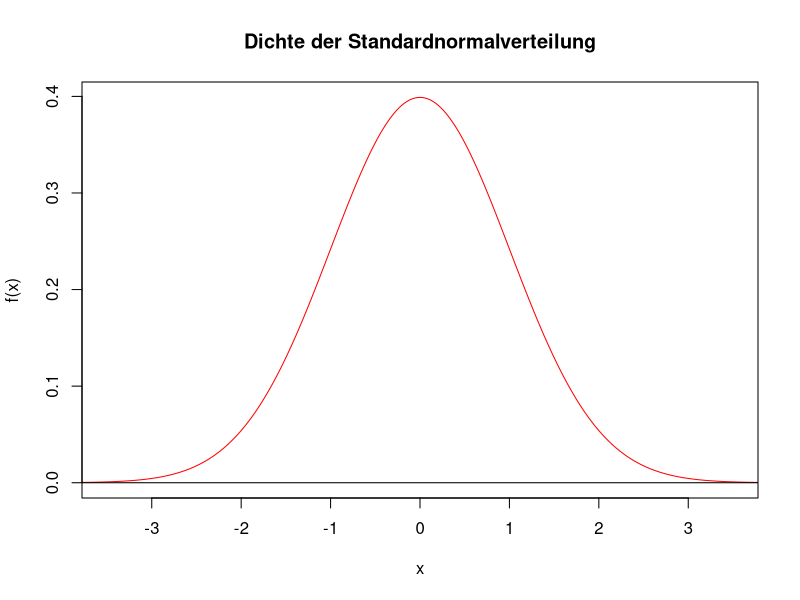
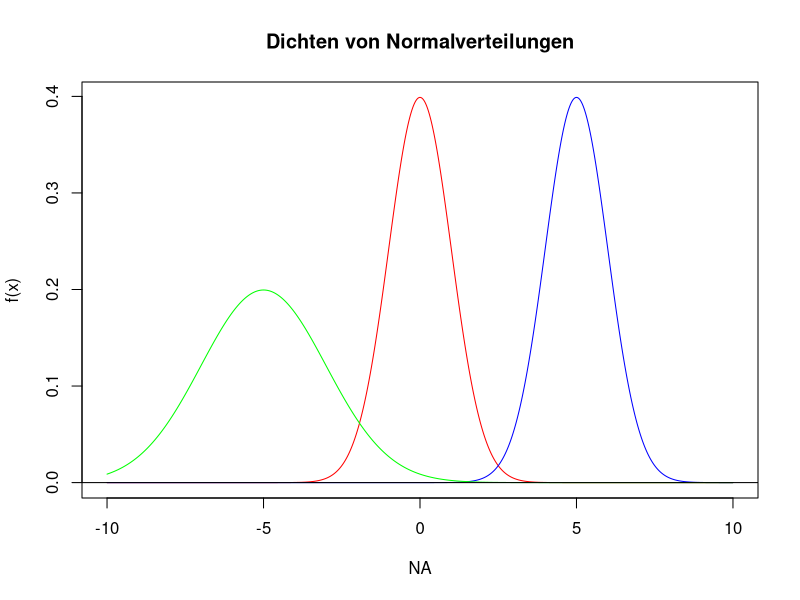
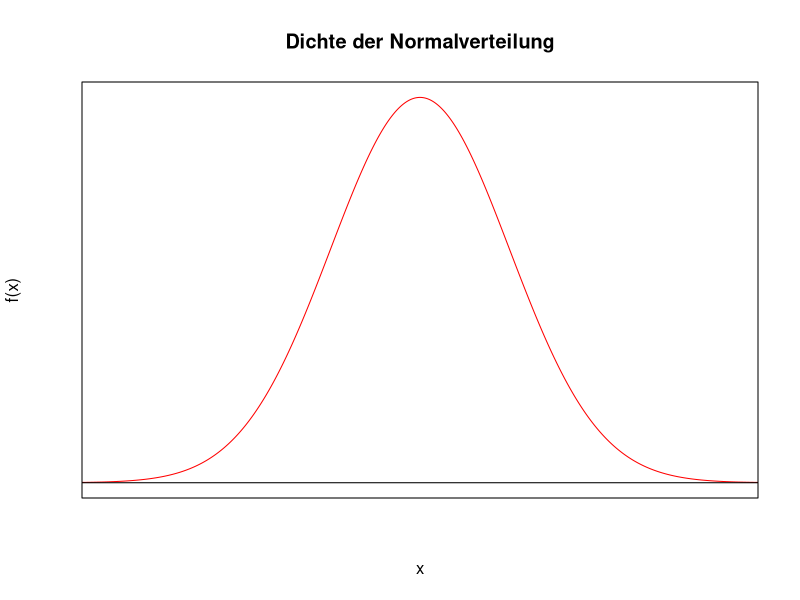
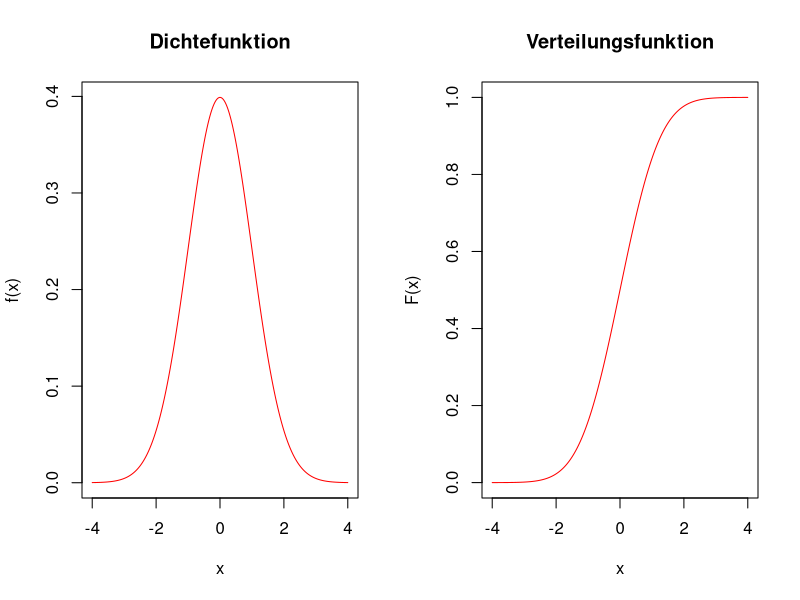
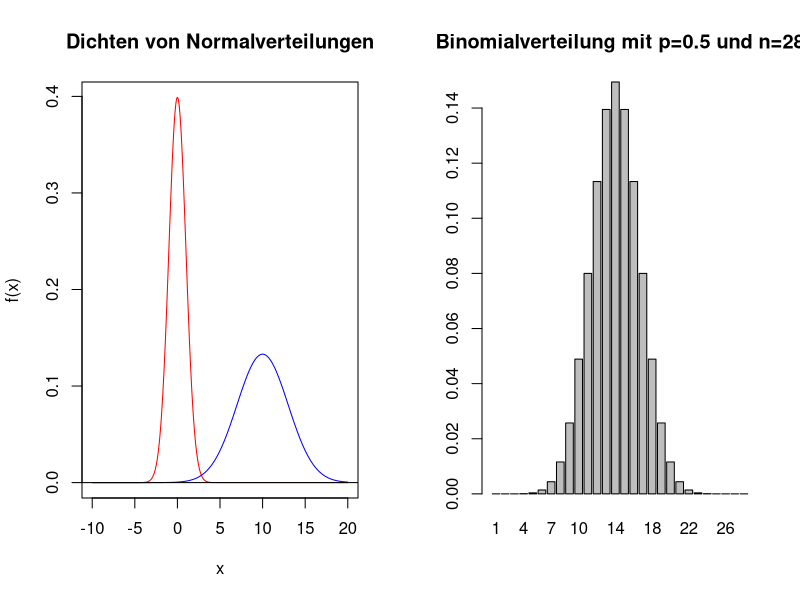
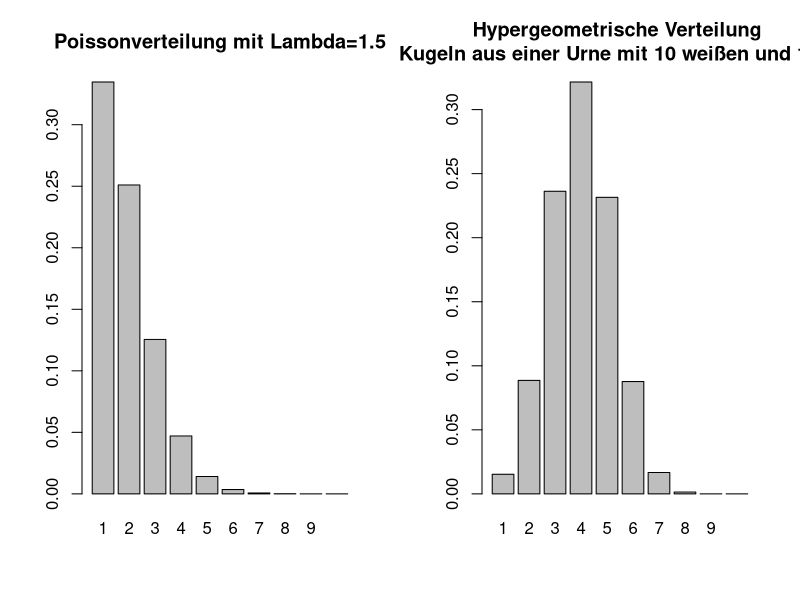
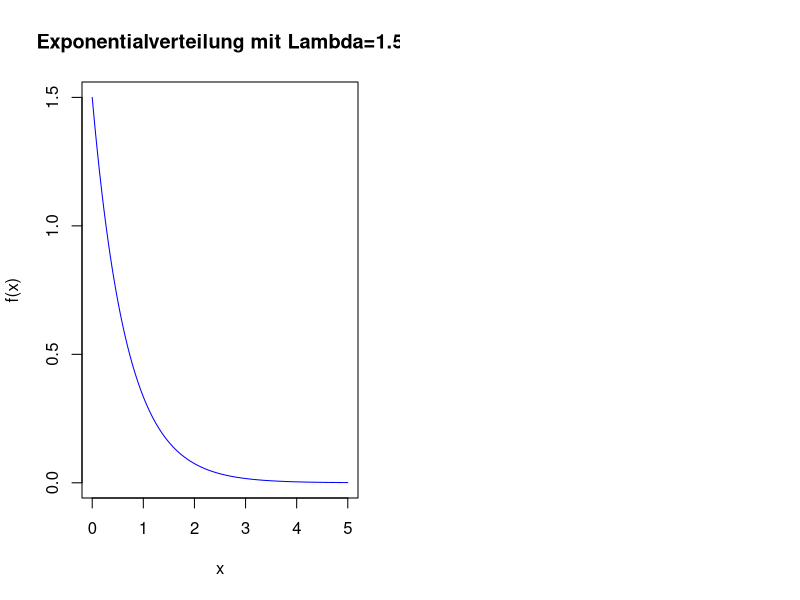

Reproduce these figures in R, in order.
## ---- chunk 1
library(knitr)
library(fGarch)
knitr::opts_chunk$set(echo = TRUE, cache=TRUE, size="scriptsize", 
                      fig.align = "center")
def.chunk.hook  <- knitr::knit_hooks$get("chunk")
knitr::knit_hooks$set(chunk = function(x, options) {
  x <- def.chunk.hook(x, options)
  ifelse(options$size != "normalsize", paste0("\n \\", options$size,"\n\n", x, "\n\n \\normalsize"), x)
})
library(vcd)
library(tidyverse)
library(kableExtra)
## ---- chunk 2
x <- seq(-4,4,0.01)
y <- dnorm(x)
plot(x,y,type="l",xlim=c(-3.5,3.5), ylab="f(x)", col="red", main="Dichte der Standardnormalverteilung")
abline(h=0)
## ---- chunk 3
x <- seq(-10,10,0.01)
y1 <- dnorm(x)
y2 <- dnorm(x, mean=5, sd=1)
y3 <- dnorm(x, mean=-5, sd=2)

plot(NA,NA,type="l",xlim=range(x), ylim = range(c(y1,y2,y3)), ylab="f(x)", col="red", main="Dichten von Normalverteilungen")
lines(x,y1, col="red")
lines(x,y2, col="blue")
lines(x,y3, col="green")
abline(h=0)
## ---- chunk 4
x <- seq(-4,4,0.01)
y <- dnorm(x)
plot(x,y,type="l",xlim=c(-3.5,3.5), ylab="f(x)", xlab="x", col="red", main="Dichte der Normalverteilung", xaxt='n', yaxt='n')
abline(h=0)
## ---- chunk 5
par(mfrow=c(1,2))
x <- seq(-4,4,0.01)
y <- dnorm(x)
Y <- pnorm(x)
plot(x, y, type="l", col="red", main="Dichtefunktion", ylab="f(x)")
plot(x, Y, type="l", col="red", main ="Verteilungsfunktion", ylab="F(x)")
## ---- chunk 6
x <- seq(-10,20,0.01)
y1 <- dnorm(x)
y2 <- dnorm(x, mean=10, sd=3)


plot(NA,NA,type="l",xlim=range(x), ylim = range(c(y1,y2)), xlab="x", ylab="f(x)", col="red", main="Dichten von Normalverteilungen")
lines(x,y1, col="red")
lines(x,y2, col="blue")
abline(h=0)
## ---- chunk 7
row <- seq(0,3,0.1); col <- seq(0,0.09, 0.01)
m <- t(sapply(row, function(r,c){pnorm(r+c)},c=col))
colnames(m) <- col; rownames(m) <- NULL
m <- cbind(z=row,m)
kbl(m, digits=4, booktabs=T, format = "latex", linesep="") %>%
  add_header_above(header=c("Beispiel: $F(z) = P(z \\\\leq 1.96) = 0.9750$" = ncol(m)), escape=F) %>% 
  add_header_above(header=c("Verteilungsfunktion $F(z)$ der Standardnormalverteilung $N(0,1)$" = ncol(m)), escape = F, bold=T, line= F) %>%
  kable_styling(position = "center")
## ---- chunk 8
# Dichtefunktion (Density)
dnorm(0, mean=0, sd=1)

# Verteilungsfunktion (Probabilitydistribution)
pnorm(q=0, mean=0, sd=1)

# Quantilsfunktion
qnorm(p=0.5, mean=0, sd=1)

# Zufallszahlengenerator (Random Number Generator)
set.seed(100)
rnorm(n=1, mean=0, sd=1)
## ---- chunk 9
size <- 28
probs <- sapply(1:size, dbinom, size=size, prob=0.5)
names(probs) <- 1:size
barplot(probs, main="Binomialverteilung mit p=0.5 und n=28")
## ---- chunk 10
probs <- dpois(1:10, lambda=1.5)
names(probs) <- 1:10
barplot(probs, main="Poissonverteilung mit Lambda=1.5")
## ---- chunk 11
probs <- dhyper(1:10, m=10, n=15, k=10)
names(probs) <- 1:10
barplot(probs, main="Hypergeometrische Verteilung \n Ziehung von 10 Kugeln aus einer Urne mit 10 weißen und 15 schwarzen Kugeln")
## ---- chunk 12
x <- seq(0,5,0.01)
y <- dexp(x, rate=1.5)
plot(x,y,type="l", col="blue", main="Exponentialverteilung mit Lambda=1.5", ylab="f(x)")
